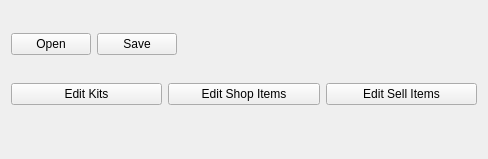
<?xml version="1.0" encoding="UTF-8"?>
<ui version="4.0">
 <class>MainWindow</class>
 <widget class="QMainWindow" name="MainWindow">
  <property name="geometry">
   <rect>
    <x>0</x>
    <y>0</y>
    <width>488</width>
    <height>159</height>
   </rect>
  </property>
  <property name="windowTitle">
   <string>Gog ArkShop Editor v1.0</string>
  </property>
  <widget class="QWidget" name="centralWidget">
   <layout class="QGridLayout" name="gridLayout">
    <item row="0" column="0">
     <layout class="QVBoxLayout" name="verticalLayout">
      <item>
       <layout class="QHBoxLayout" name="horizontalLayout" stretch="15,15,70">
        <item>
         <widget class="QPushButton" name="open_btn">
          <property name="text">
           <string>Open</string>
          </property>
         </widget>
        </item>
        <item>
         <widget class="QPushButton" name="save_btn">
          <property name="text">
           <string>Save</string>
          </property>
         </widget>
        </item>
        <item>
         <widget class="QLabel" name="file_label">
          <property name="text">
           <string/>
          </property>
         </widget>
        </item>
       </layout>
      </item>
     </layout>
    </item>
    <item row="1" column="0">
     <layout class="QHBoxLayout" name="horizontalLayout_2">
      <item>
       <layout class="QVBoxLayout" name="verticalLayout_4">
        <item>
         <widget class="QPushButton" name="kits_btn">
          <property name="text">
           <string>Edit Kits</string>
          </property>
         </widget>
        </item>
        <item>
         <widget class="QLabel" name="kits_indicator">
          <property name="text">
           <string/>
          </property>
          <property name="alignment">
           <set>Qt::AlignCenter</set>
          </property>
         </widget>
        </item>
       </layout>
      </item>
      <item>
       <layout class="QVBoxLayout" name="verticalLayout_3">
        <item>
         <widget class="QPushButton" name="shop_btn">
          <property name="text">
           <string>Edit Shop Items</string>
          </property>
         </widget>
        </item>
        <item>
         <widget class="QLabel" name="shop_indicator">
          <property name="text">
           <string/>
          </property>
          <property name="alignment">
           <set>Qt::AlignCenter</set>
          </property>
         </widget>
        </item>
       </layout>
      </item>
      <item>
       <layout class="QVBoxLayout" name="verticalLayout_2">
        <item>
         <widget class="QPushButton" name="sell_btn">
          <property name="text">
           <string>Edit Sell Items</string>
          </property>
         </widget>
        </item>
        <item>
         <widget class="QLabel" name="sell_indicator">
          <property name="text">
           <string/>
          </property>
          <property name="alignment">
           <set>Qt::AlignCenter</set>
          </property>
         </widget>
        </item>
       </layout>
      </item>
     </layout>
    </item>
   </layout>
  </widget>
 </widget>
 <layoutdefault spacing="6" margin="11"/>
 <resources/>
 <connections/>
</ui>
